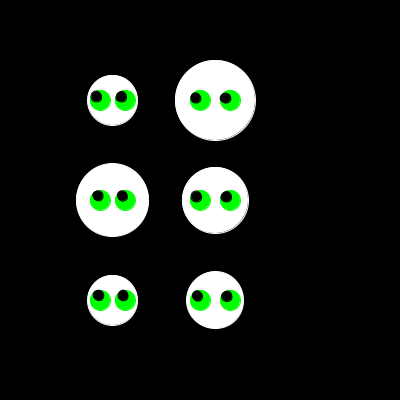
Frame 1 (no input)
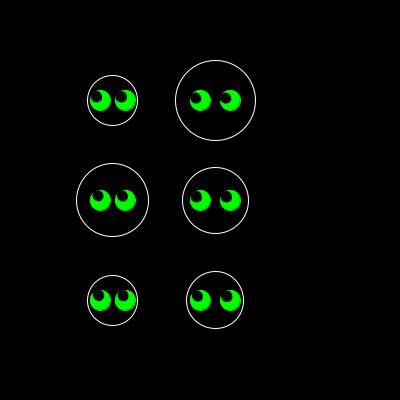
Frame 60 (the mouse pressed at the canvas centre just before this capture)
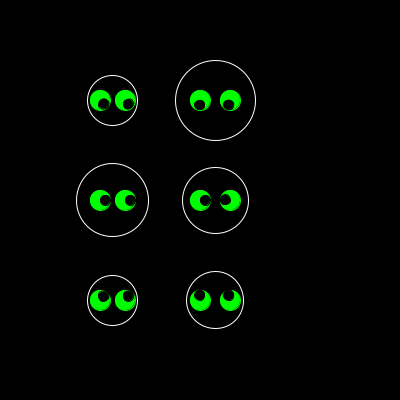
Frame 120 (the mouse held since frame 60 and released just before this capture)

The Processing sketch that drew these frames (run headless with seeded random() and noise(); from frame 60 on, the mouse is pressed at the canvas centre):

// Processing sketch: processing_132393
// ── processing_132393.pde

Eye e1, e2, e3, e4, e5, e6, e7, e8, e9, e10, e11, e12;


void setup() {
  size(400, 400);
  e1 = new Eye(width/4, height/4, width/20);
  e2 = new Eye(1.25*width/4, height/4, width/20);  
  e3 = new Eye(width/2, height/4, width/20);
  e4 = new Eye(1.15*width/2, height/4, width/20);
  e5 = new Eye(width/4, height/2, width/20);
  e6 = new Eye(1.25*width/4, height/2, width/20);
  e7 = new Eye(width/4, 3*height/4, width/20);
  e8 = new Eye(1.25*width/4, 3*height/4, width/20);
  e9 = new Eye(width/2, height/2, width/20);
  e10 = new Eye(1.15*width/2, height/2, width/20);
  e11 = new Eye(width/2, 3*height/4, width/20);
  e12 = new Eye(1.15*width/2, 3*height/4, width/20);
}

void draw() {
  background(0);
  stroke(255);
  ellipse(1.125*width/4, height/4, width/8, width/8);
  ellipse(1.125*width/4, height/2, width/5.5, width/5.5);
  ellipse(1.125*width/4, 3*height/4, width/8, width/8);
  
  ellipse(1.075*width/2, height/4, width/5, width/5);
  ellipse(1.075*width/2, height/2, width/6, width/6);
  ellipse(1.075*width/2, 3*height/4, width/7, width/7);
 
  
  e1.update(mouseX, mouseY);
  e2.update(mouseX, mouseY);
  e3.update(mouseX, mouseY);
  e4.update(mouseX, mouseY);
  e5.update(mouseX, mouseY);
  e6.update(mouseX, mouseY);
  e7.update(mouseX, mouseY);
  e8.update(mouseX, mouseY);
  e9.update(mouseX, mouseY);
  e10.update(mouseX, mouseY);
  e11.update(mouseX, mouseY);
  e12.update(mouseX, mouseY);
 
  e1.display();
  e2.display();
  e3.display();
  e4.display();
  e5.display();
  e6.display();
  e7.display();
  e8.display();
  e9.display();
  e10.display();
  e11.display();
  e12.display();
  
  
}

class Eye {
  float x, y;
  float size;
  float angle = 0.0;
  
  Eye(float tx, float ty, float ts) {
    x = tx;
    y = ty;
    size = ts;
 }

  void update(float mx, float my) {
    angle = atan2(my-y, mx-x);
  }
  
  void display() {
    pushMatrix();
    translate(x, y);
    fill(0, 255, 0);
    stroke(0, 255, 0);
    ellipse(0, 0, size, size);
    rotate(angle);
    fill(0);
    stroke(0);
    ellipse(size/4, 0, size/2, size/2);
    popMatrix();
  }
}
